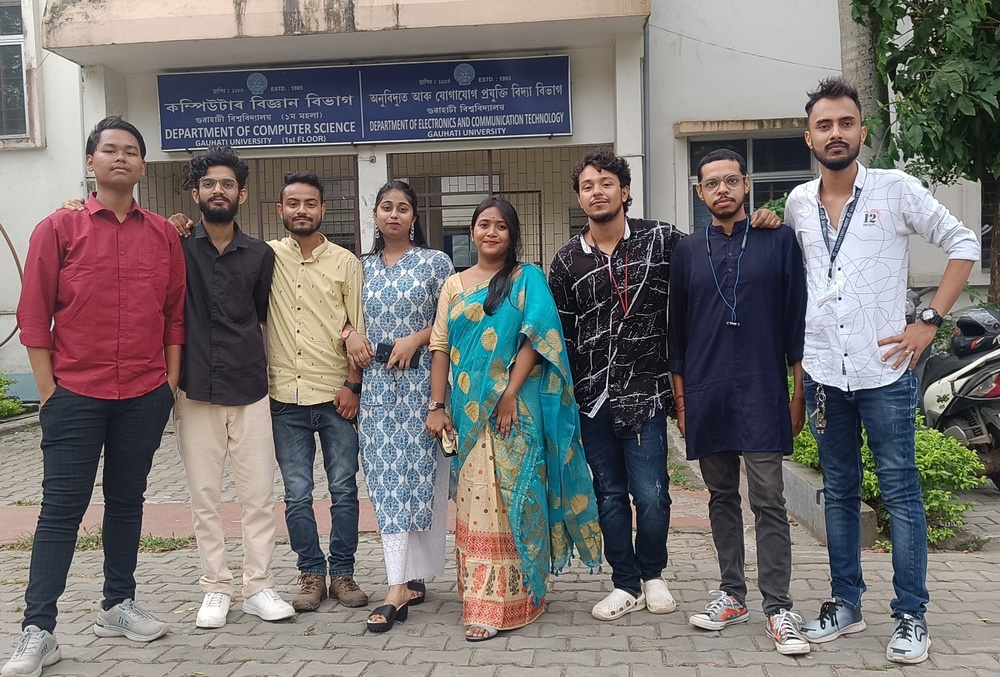
#> input picture edge.jpg, 1000 x 677 px, shrunk from 2175 x 1472 before the run
$ python edgedetect.py   (older library calls are emulated)
#> lines starting #> are read from the running program, lines starting #| are printed output that depends on the picture
import cv2
import numpy as np

img = cv2.imread('edge.jpg')
#> img is the input picture: shape (677, 1000, 3); mean B, G, R 112.5, 113.6, 118.8
gray = cv2.cvtColor(img, cv2.COLOR_BGR2GRAY)
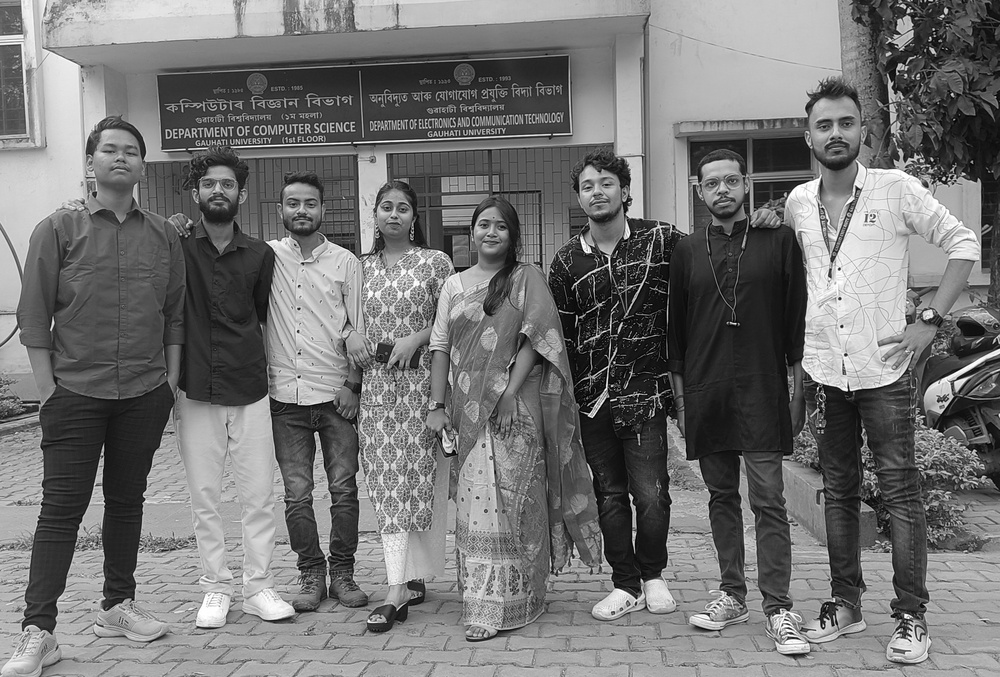
#> gray: shape (677, 1000); min 0, max 255, mean 115.1
img_gaussian = cv2.GaussianBlur(gray,(3,3),0)

#canny
img_canny = cv2.Canny(img,100,200)
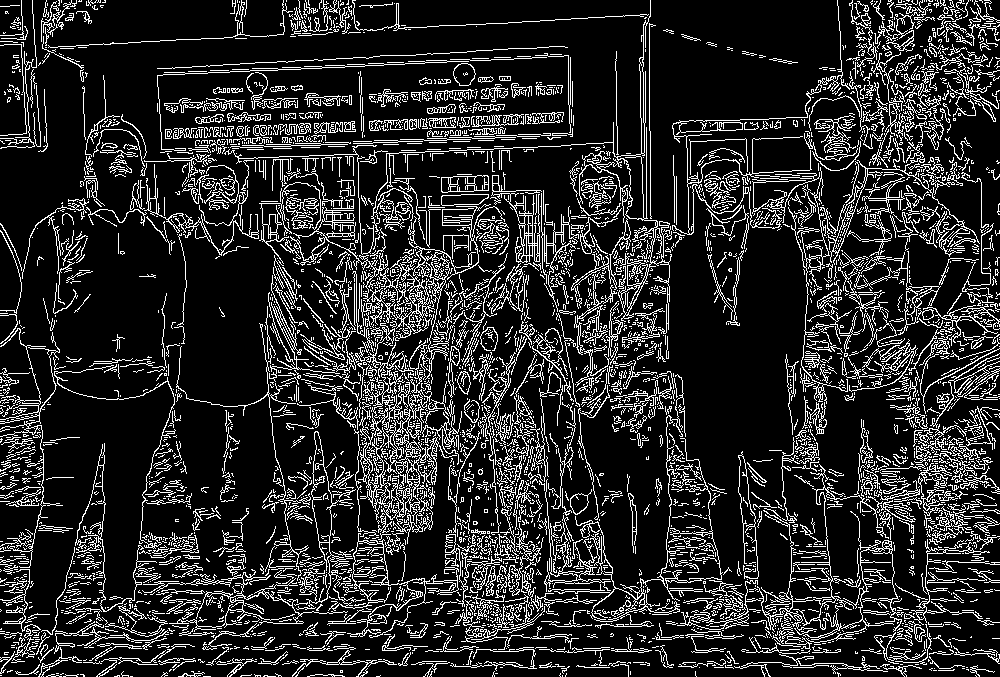
#> img_canny: shape (677, 1000); 16.2% white in thin lines or dots

#sobel
img_sobelx = cv2.Sobel(img_gaussian,cv2.CV_8U,1,0,ksize=5)
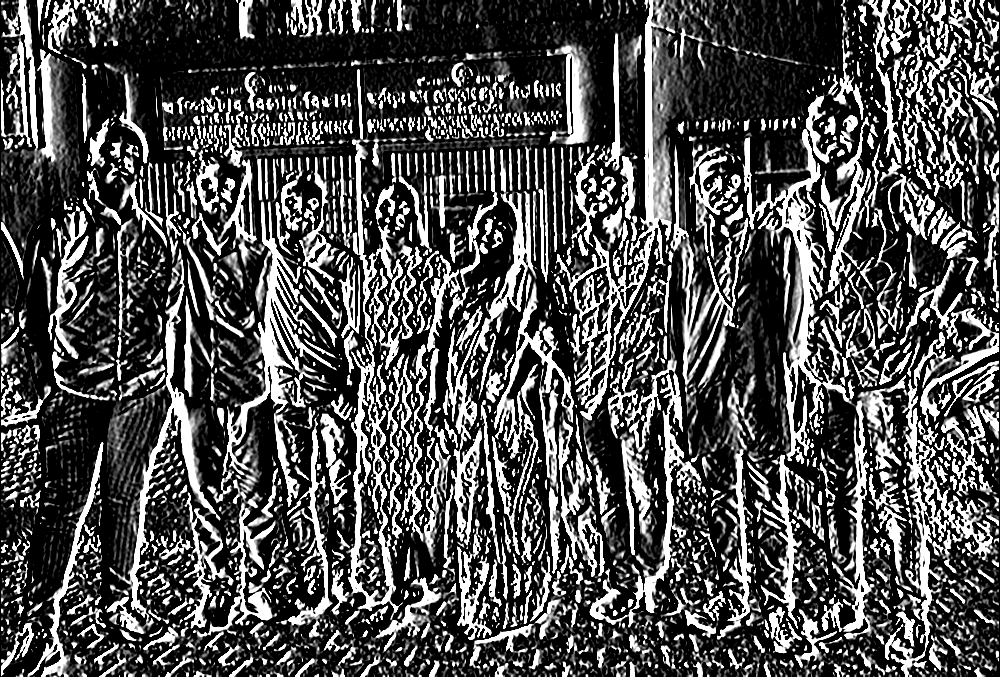
#> img_sobelx: shape (677, 1000); min 0, max 255, mean 79.5
img_sobely = cv2.Sobel(img_gaussian,cv2.CV_8U,0,1,ksize=5)
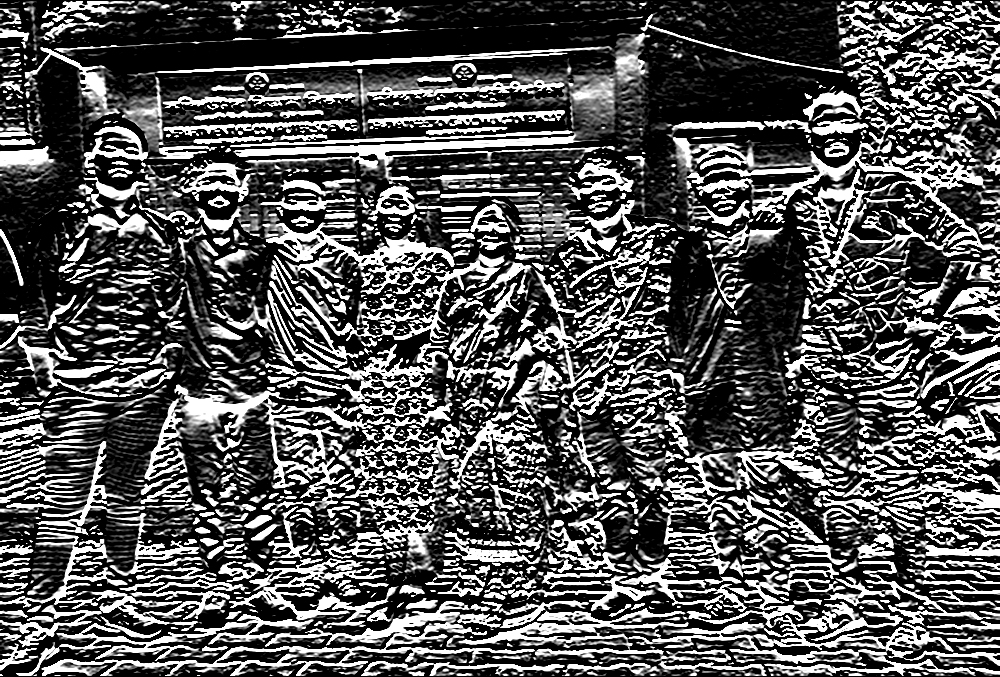
#> img_sobely: shape (677, 1000); min 0, max 255, mean 85.5
img_sobel = img_sobelx + img_sobely
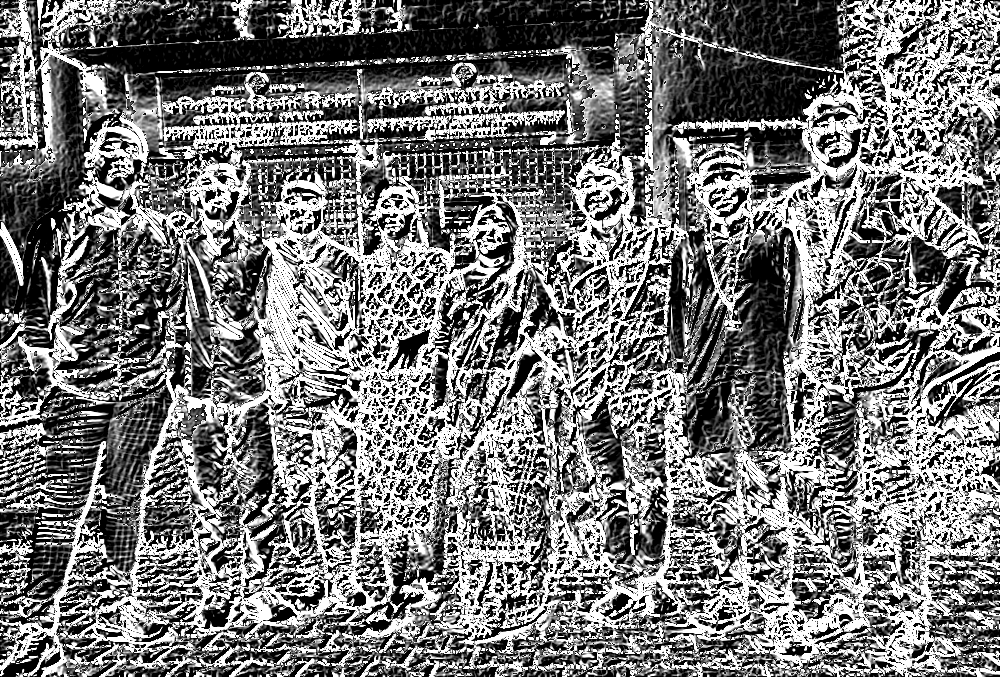
#> img_sobel: shape (677, 1000); min 0, max 255, mean 118.7


#prewitt
kernelx = np.array([[1,1,1],[0,0,0],[-1,-1,-1]])
kernely = np.array([[-1,0,1],[-1,0,1],[-1,0,1]])
img_prewittx = cv2.filter2D(img_gaussian, -1, kernelx)
img_prewitty = cv2.filter2D(img_gaussian, -1, kernely)


cv2.imshow("Original Image", img)
cv2.imshow("Canny", img_canny)
cv2.imshow("Sobel X", img_sobelx)
cv2.imshow("Sobel Y", img_sobely)
cv2.imshow("Sobel", img_sobel)
cv2.imshow("Prewitt X", img_prewittx)
cv2.imshow("Prewitt Y", img_prewitty)
cv2.imshow("Prewitt", img_prewittx + img_prewitty)
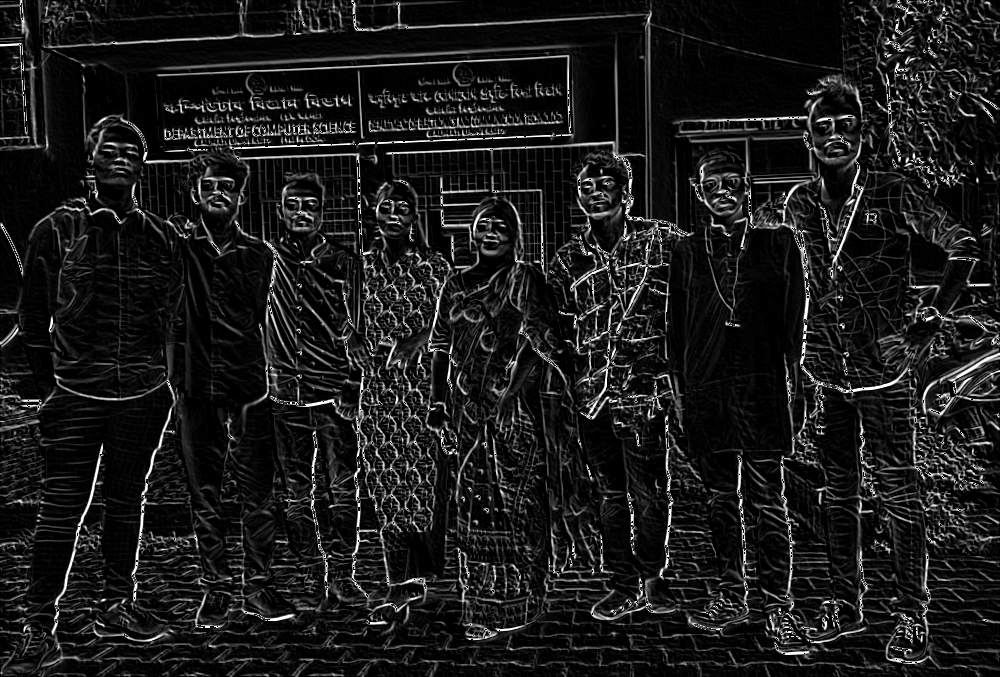
#> window 'Prewitt': shape (677, 1000); min 0, max 255, mean 26.8


cv2.waitKey(0)
cv2.destroyAllWindows()
